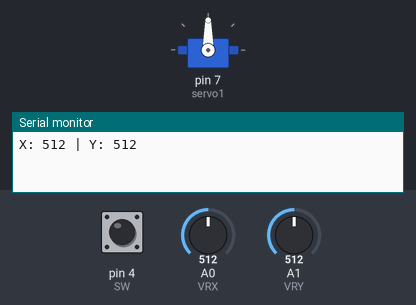
Recording of a sketch running on a simulated Arduino Uno, built with avr-gcc and run on an emulated ATmega328P. Shown: servo, the last lines printed to the serial monitor. The inputs (shaded band) are chosen by the test bench; at power-on: A0 (VRX) = 512, pin 4 (SW) HIGH, A1 (VRY) = 512.

Above: at 1.2 s.
1.3 s: A0 (VRX) set to 716
At 2.2 s:
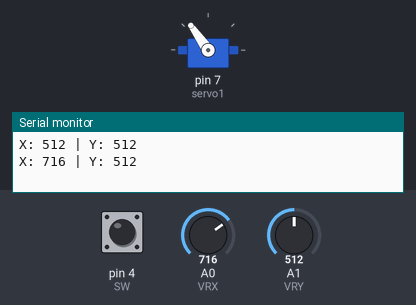
2.8 s: A0 (VRX) set to 900
At 3.5 s:
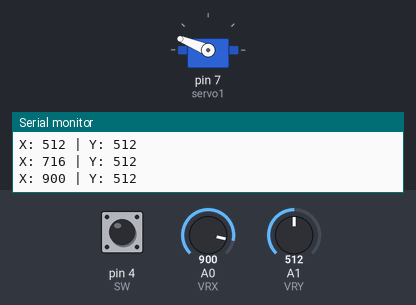
4.3 s: A0 (VRX) set to 1023
At 4.8 s:
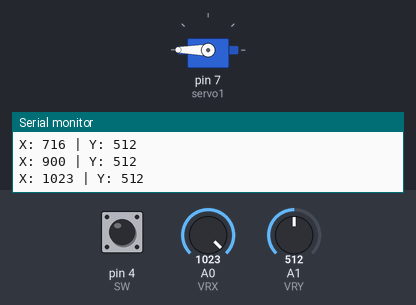
5.8 s: A0 (VRX) set to 306
At 6.8 s:
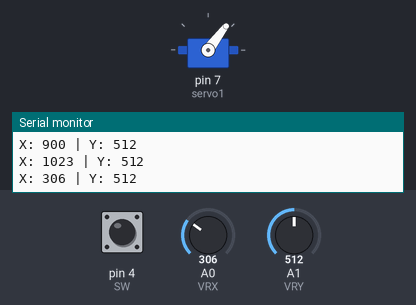
7.3 s: pin 4 (SW) pulled LOW for 0.15 s
At 7.46 s:
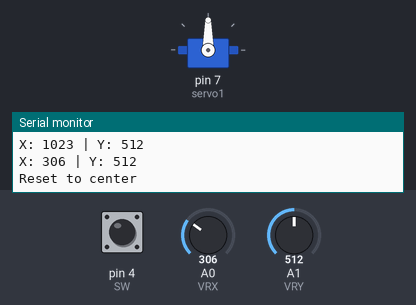
8.9 s: A0 (VRX) set to 122
At 9.5 s:
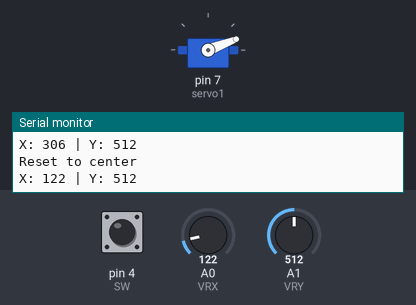
Timing chart, 0 to 11.4 s (numbered marks = the images above; inputs shaded):
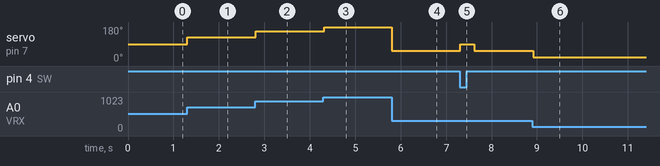

Measured:
- after the input at 1.3 s, servo on pin 7 (servo1): 90° → 125° at once
- after the input at 2.8 s, servo on pin 7 (servo1): 125° → 158° at once
- after the input at 4.3 s, servo on pin 7 (servo1): 158° → 180° at once
- after the input at 5.8 s, servo on pin 7 (servo1): 180° → 53° at once
- after the input at 7.3 s, servo on pin 7 (servo1): 53° → 90° at once, → 53° 0.32 s later
- after the input at 8.9 s, servo on pin 7 (servo1): 53° → 21° at once

The sketch:

JoystickServo.ino
```cpp
#include <Servo.h>

Servo servo1;

const int VRX = A0;
const int VRY = A1;
const int SW  = 4;

int servoAngle = 90;
int lastX = 0;
int lastY = 0;

void setup()
{
  Serial.begin(9600);

  servo1.attach(7);

  pinMode(SW, INPUT_PULLUP);

  servo1.write(servoAngle);
}

void loop()
{
  int xValue = analogRead(VRX);
  int yValue = analogRead(VRY);

  if (abs(xValue - lastX) > 5 || abs(yValue - lastY) > 5)
  {
    Serial.print("X: ");
    Serial.print(xValue);

    Serial.print(" | Y: ");
    Serial.println(yValue);

    lastX = xValue;
    lastY = yValue;
  }

  servoAngle = map(xValue, 0, 1023, 0, 180);
  servo1.write(servoAngle);

  if (digitalRead(SW) == LOW)
  {
    servo1.write(90);
    Serial.println("Reset to center");
    delay(300);
  }

  delay(15);
}
```
